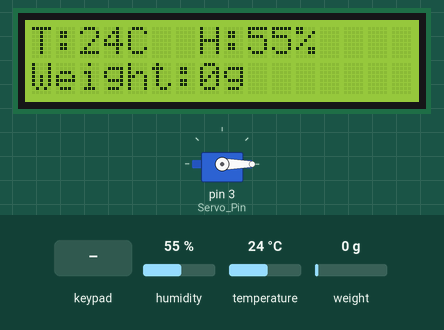
This sketch was run on a simulated Arduino Uno, built with avr-gcc and run on an emulated ATmega328P. Shown: 16×2 character LCD, servo. Wiring (inferred from the names in the program): 4×4 keypad with keys 1 2 3 A 4 5 6 B 7 8 9 C * 0 # D: rows pin 12, pin 11, pin 10, pin 9; columns pin 8, pin 7, pin 6, pin 5. The test bench sets the inputs (shaded band); at power-on: humidity 55 %, temperature 24 °C, weight on the scale 0 g. What the sketch prints to the serial monitor is not drawn.

Above: at 3.6 s.
3.7 s: keypad keys 1 2 1 1 1 0 9 A pressed 0.4 s apart
At 5.8 s:
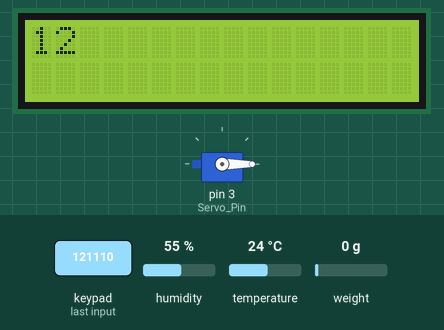
12.7 s: key 'B' pressed
At 13.9 s:
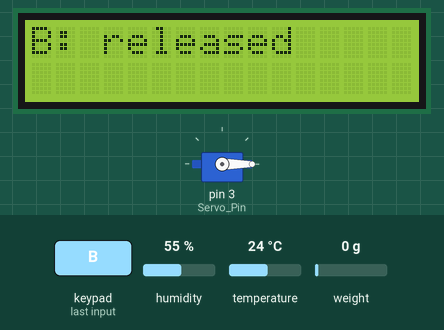
17.1 s: key 'C' pressed
At 18.7 s:
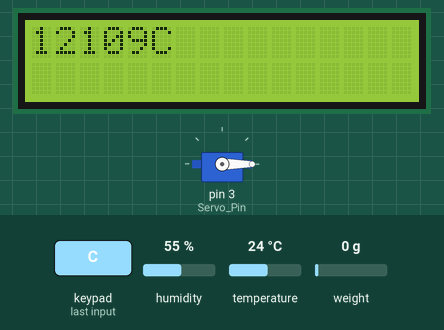
21.3 s: keypad keys 1 2 1 1 1 0 9 D pressed 0.4 s apart
At 28.6 s:
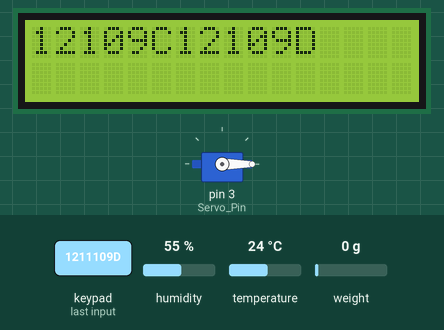
29.7 s: key 'D' pressed
At 32.6 s:
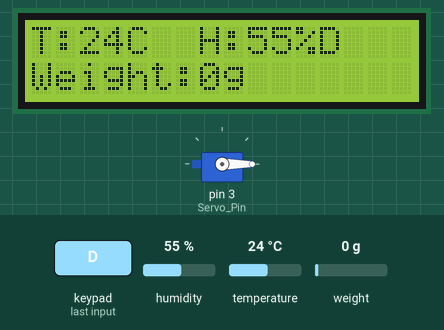
32.9 s: keypad keys 8 7 6 5 D pressed 0.4 s apart
At 37.1 s:
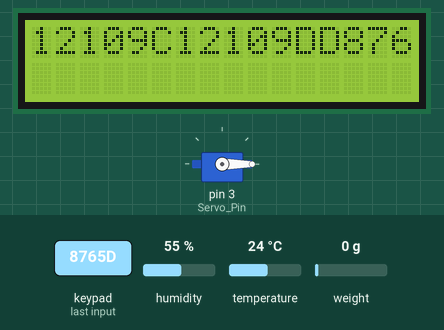
Timing chart, 0 to 38.6 s (numbered marks = the images above; inputs shaded):
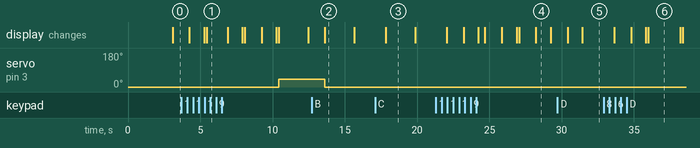

The sketch:

main03_release_by_time.ino
```cpp
#include <DHT.h>
#include <Wire.h>
#include <LiquidCrystal_I2C.h>
#include <Servo.h>
#include "HX711.h"

#define DHTTYPE DHT22
const int scale_factor = 427;
#define KEYPAD_ROWS 4
#define KEYPAD_COLS 4
const char Key_Map[KEYPAD_ROWS][KEYPAD_COLS] = {
  { '1', '2', '3', 'A' },
  { '4', '5', '6', 'B' },
  { '7', '8', '9', 'C' },
  { '*', '0', '#', 'D' }
};

const int DHT_Pin = 2;
const int SCK_Pin = A0;
const int DT_Pin = A1;
const int Row_Pins[KEYPAD_ROWS] = { 12, 11, 10, 9 };
const int Col_Pins[KEYPAD_COLS] = { 8, 7, 6, 5 };
const int Servo_Pin = 3;

float Humidity, Temperature_C;
float HX711_Buffer = 0;
float Weight_Shiwu = 0;
long Weight;

bool Alarm_FG = true;
bool isReleasing = false;
unsigned long lastWeightCheckTime = 0;
int hoursWithoutFood = 0;

DHT dht(DHT_Pin, DHTTYPE);
LiquidCrystal_I2C lcd(0x27, 16, 2);
Servo my_Servo;
HX711 scale;
String inputPassword = "";

void setup() {
  Serial.begin(9600);
  for (int row = 0; row < KEYPAD_ROWS; row++) {
    pinMode(Row_Pins[row], INPUT);
    digitalWrite(Row_Pins[row], HIGH);
  }
  for (int col = 0; col < KEYPAD_COLS; col++) {
    pinMode(Col_Pins[col], OUTPUT);
    digitalWrite(Col_Pins[col], HIGH);
  }
  lcd.init();
  lcd.backlight();
  init_DHT(1);
  scale.begin(DT_Pin, SCK_Pin);
  scale.set_scale(scale_factor);
  scale.tare();
  my_Servo.attach(Servo_Pin, 500, 2500);
  my_Servo.write(0);
}

void loop() {
  char key = getkey();
  if (key != 0) {
    Serial.println(key);
    if (key == '*' && !isReleasing) {
      handleInput();
    } else if (key == '#' && !isReleasing) {
      if (inputPassword.length() > 0) {
        inputPassword.remove(inputPassword.length() - 1);
      }
      displayInputPassword();
    } else if (key == 'A') {
      startReleasing();
    } else if (key == 'B' && isReleasing) {
      stopReleasing();
    } else {
      inputPassword += key;
      displayInputPassword();
    }
  }
  updateSensors();
  refresh_LCD(2000);
}

void handleInput() {
  int num = inputPassword.toInt();
  openServo(num);  // 调用openServo函数，并传递num作为参数
  lcd.clear();
  lcd.setCursor(0, 0);
  lcd.print("Released");
  delay(1000);
  inputPassword = "";
}

void displayInputPassword() {
  lcd.clear();
  lcd.setCursor(0, 0);
  lcd.print(inputPassword);
}

void startReleasing() {
  isReleasing = true;
  lcd.clear();
  lcd.setCursor(0, 0);
  lcd.print("A: releasing");
  my_Servo.write(40); // Open the servo
}

void stopReleasing() {
  my_Servo.write(0); // Close the servo
  lcd.clear();
  lcd.setCursor(0, 0);
  lcd.print("B: released");
  delay(2000); // Display for 2 seconds
  isReleasing = false;
  lcd.clear();
  refresh_LCD(0); // Immediately refresh the LCD to show sensor data
}

void updateSensors() {
  Weight = scale.get_units(10);
  if (Weight < 0) {
    Weight = 0;
  }
  Temperature_C = dht.readTemperature();
  Humidity = dht.readHumidity();
  if (Weight == 0) {
    unsigned long currentTime = millis();
    if (currentTime - lastWeightCheckTime >= 600000) { // 1 hour in milliseconds
      lastWeightCheckTime = currentTime;
      hoursWithoutFood++;
      if (hoursWithoutFood > 24) {
        hoursWithoutFood = 0; // Reset after 24 hours
      }
    }
  } else {
    hoursWithoutFood = 0; // Reset if there is weight detected
    lastWeightCheckTime = millis();
  }
}

void refresh_LCD(int refreshTime) {
  static unsigned long LCD_Clear_Time = 0;
  if (millis() - LCD_Clear_Time > refreshTime) {
    LCD_Clear_Time = millis();
    lcd.setCursor(0, 0);
    lcd.print("T:");
    lcd.print(roundf(Temperature_C * 10) / 10);
    lcd.print("C  H:");
    lcd.print(roundf(Humidity * 10) / 10);
    lcd.print("%");

    if (hoursWithoutFood > 0 && hoursWithoutFood <= 24) {
      lcd.setCursor(0, 1);
      lcd.print(hoursWithoutFood);
      lcd.print("h without food!");
    } else {
      lcd.setCursor(0, 1);
      lcd.print("Weight:");
      lcd.print(Weight);
      lcd.print("g");
    }
  }
}

void init_DHT(bool DF) {
  dht.begin();
  if (isnan(dht.readHumidity()) || isnan(dht.readTemperature()) || isnan(dht.readTemperature(true))) {
    Serial.print("DHT Failed!");
    if (DF) {
      while (1);
    } else {
      delay(1000);
    }
  } else {
    Serial.print("DHT OK!");
    delay(1000);
  }
}

void openServo(float seconds) {
  my_Servo.write(40); // Open the servo
  delay(seconds * 1000);
  my_Servo.write(0); // Close the servo
}

char getkey() {
  static unsigned long lastKeyTime = 0;
  for (int col = 0; col < KEYPAD_COLS; col++) {
    digitalWrite(Col_Pins[col], LOW);
    for (int row = 0; row < KEYPAD_ROWS; row++) {
      if (digitalRead(Row_Pins[row]) == LOW) {
        unsigned long currentTime = millis();
        if (currentTime - lastKeyTime > 50) {
          lastKeyTime = currentTime;
          while (digitalRead(Row_Pins[row]) == LOW);
          digitalWrite(Col_Pins[col], HIGH);
          return Key_Map[row][col];
        }
      }
    }
    digitalWrite(Col_Pins[col], HIGH);
  }
  return 0;
}
```

Measured:
- after the input at 3.7 s, servo on pin 3 (Servo_Pin): 0° → 40° after 6.7 s; the display: first changes after 0.55 s (image 1 shows a later state)
- after the input at 12.7 s, servo on pin 3 (Servo_Pin): 40° → 0° after 0.90 s; the display: changes after 0.92 s (image 2)
- after the input at 17.1 s, the display: changes after 0.73 s (image 3)
- after the input at 21.3 s, the display: first changes after 0.74 s (image 4 shows a later state)
- after the input at 29.7 s, the display: first changes after 0.71 s (image 5 shows a later state)
- after the input at 32.9 s, the display: first changes after 0.73 s (image 6 shows a later state)
- what the display in image 2 shows lasts 2.0 s, from 13.6 s to 15.6 s
